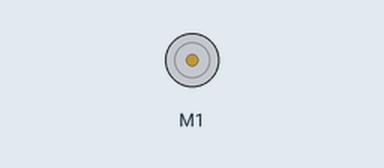
Simulated run of this program. Board: Raspberry Pi (BCM pin numbers). On the bench: DC motor (green arrow = forward, orange = backward, longer = faster). At 12.0 s the program stops and its outputs stay as they are.

Above: at 0.1 s.
At 1.1 s:
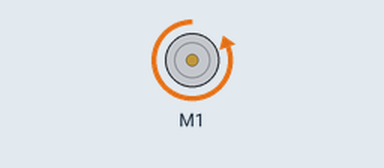
Timing chart, 0 to 13.5 s (numbered marks = the images above):
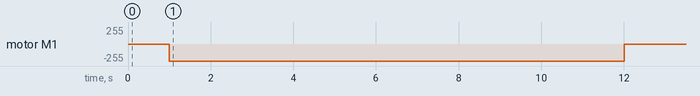

The program:

lib_motor.py
```python
from gpiozero import Motor
import os
import sys
import time

os.environ["PIGPIO_ADDR"] = "192.168.43.156"
os.environ["GPIOZERO_PIN_FACTORY"] = "pigpio"
motor = Motor(26,20)

def esteira_positivo():

    for i in range (1,13):
        time.sleep(1)
        motor.forward(speed = 1)
    motor.stop()

def esteira_negativo():
    for i in range (1,13):
        time.sleep(1)
        motor.backward(speed = 1)
    motor.stop()

#esteira_positivo()
esteira_negativo()


#motor.stop()
```

Measured:
- by itself, motor M1: stopped → backward 255/255 at 1.0 s, → stopped 11.0 s later
